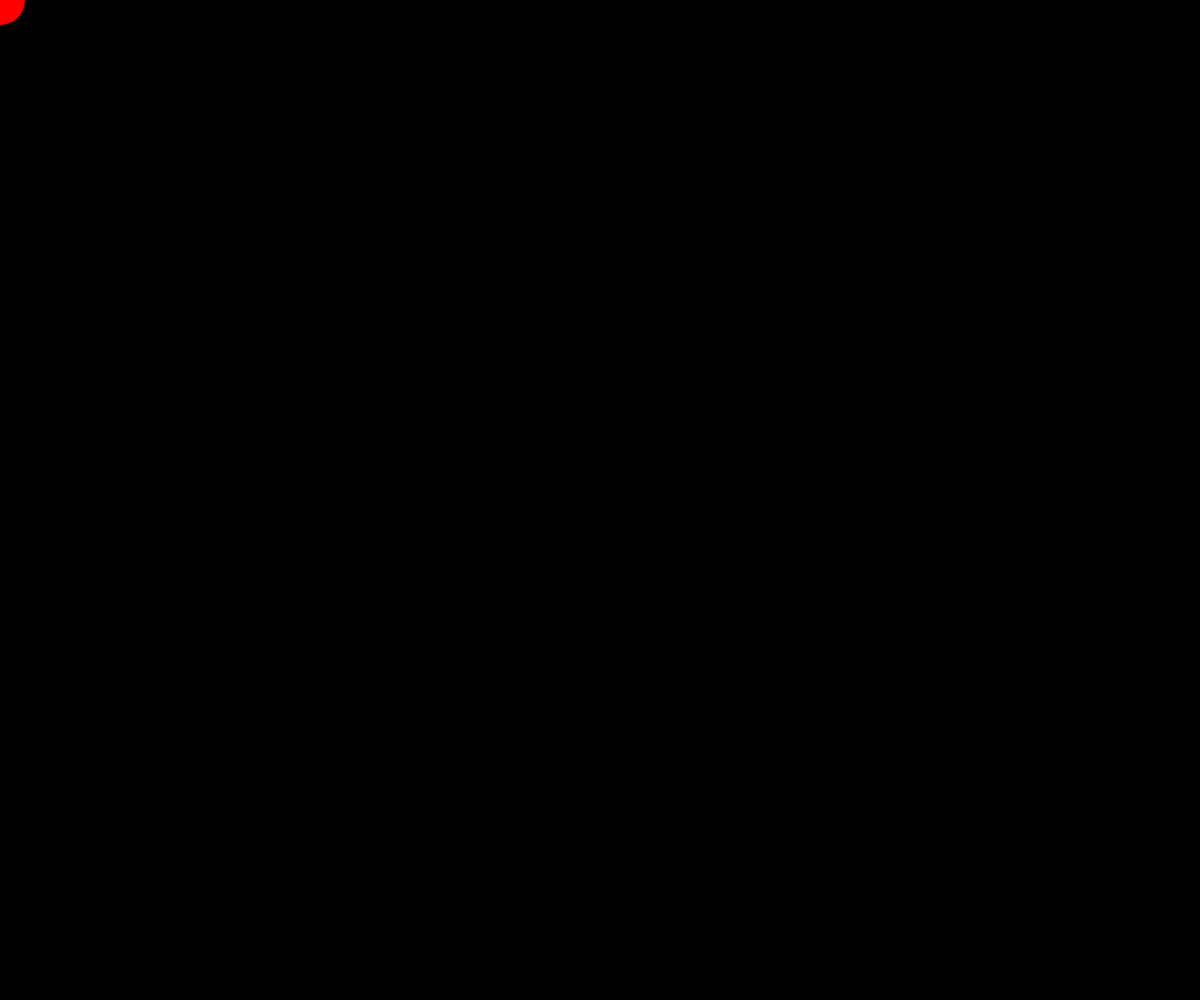
Frame 1 (no input)
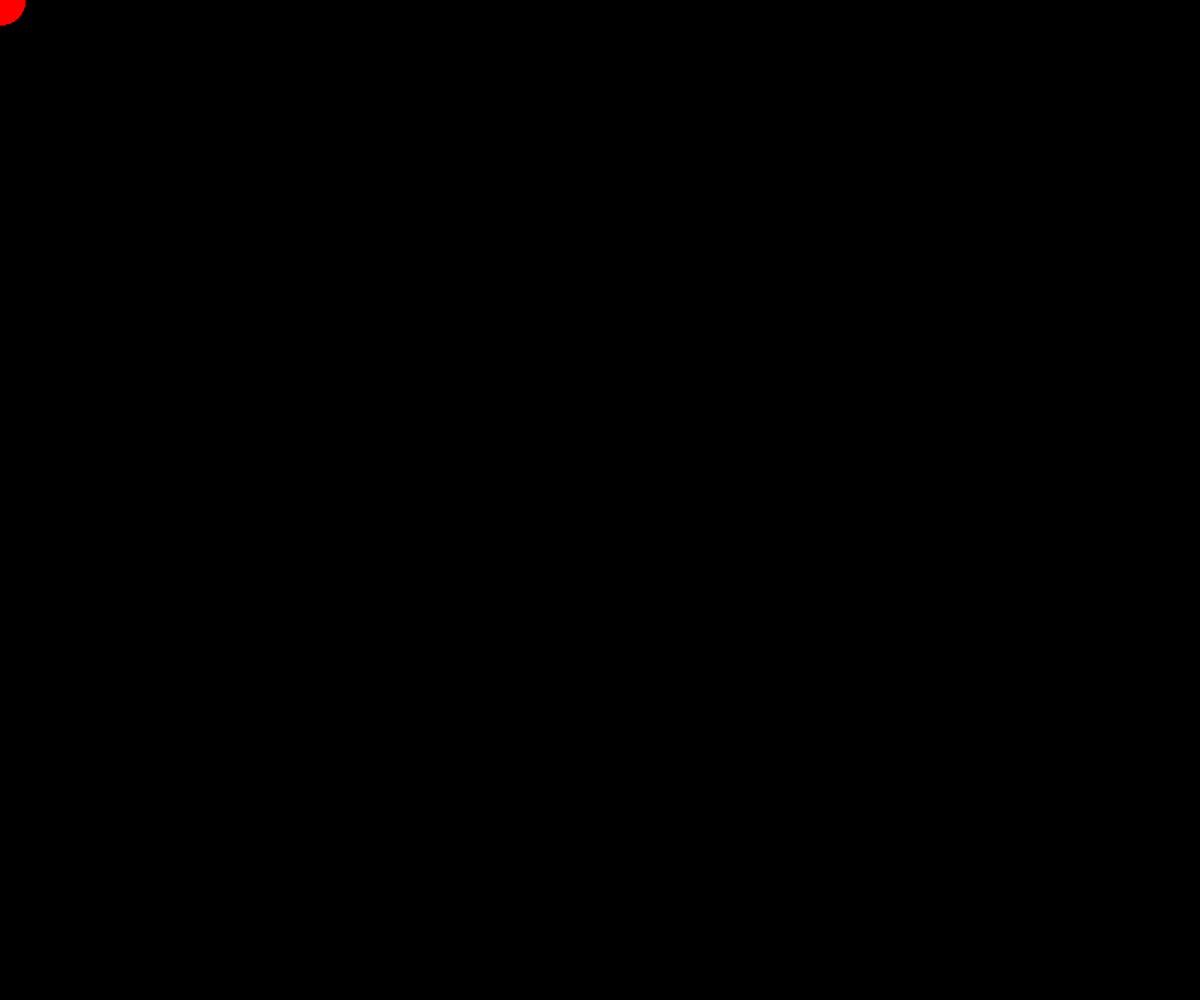
Frame 60 (no input)
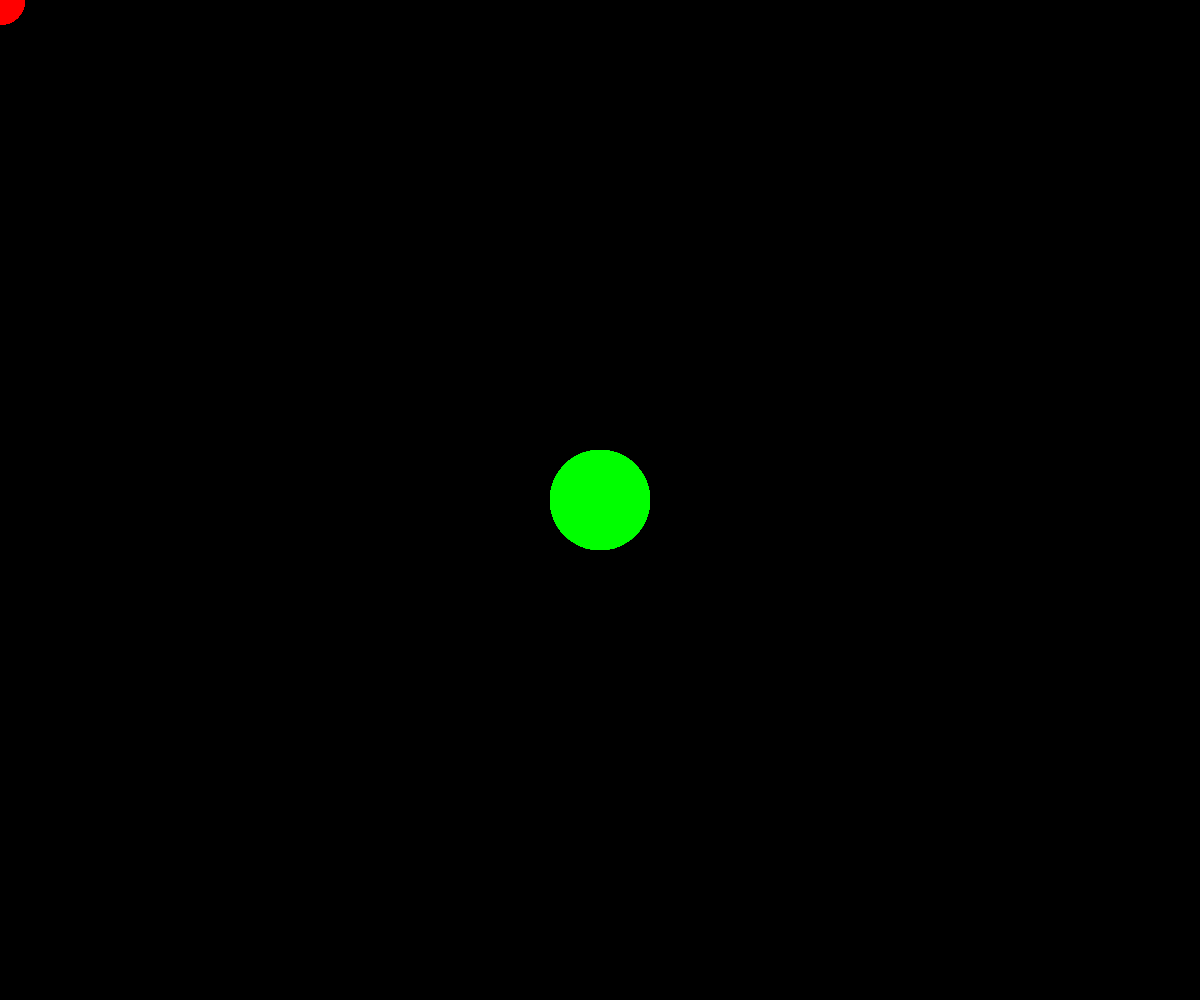
Frame 120 (the mouse pressed at the canvas centre since frame 60)

The p5.js sketch that drew these frames (run headless with seeded random() and noise() and a simulated clock; from frame 60 on, the mouse is pressed at the canvas centre):

// p5.js sketch
// ── sketch.js
function setup() {
  createCanvas(windowWidth, windowHeight);
  background(0);
  noStroke();
}

function draw() {
  //Cambiar el color del círculo dependiendo de la posición del mouse
  if (mouseX < width / 3) {
    fill(255, 0, 0); // Rojo en la izquierda
  } else if (mouseX < (2 * width) / 3) {
    fill(0, 255, 0); // Verde en el centro
  } else {
    fill(0, 0, 255); // Azul en la derecha
  }

  // Cambiar el tamaño del círculo al hacer clic
  if (mouseIsPressed) {
    ellipse(mouseX, mouseY, 100, 100); // Círculo grande
  } else {
    ellipse(mouseX, mouseY, 50, 50); // Círculo pequeño
  }
}
